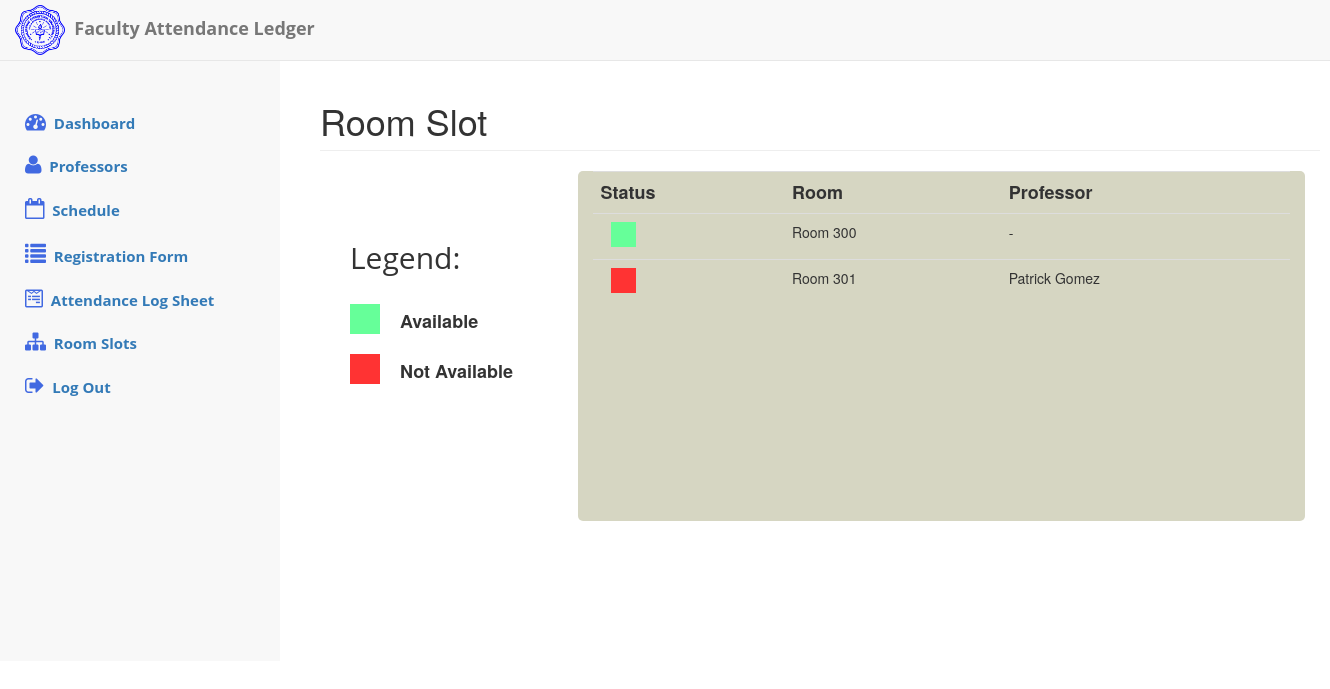
Page /rooms.php (signed in) on the earlier database version.
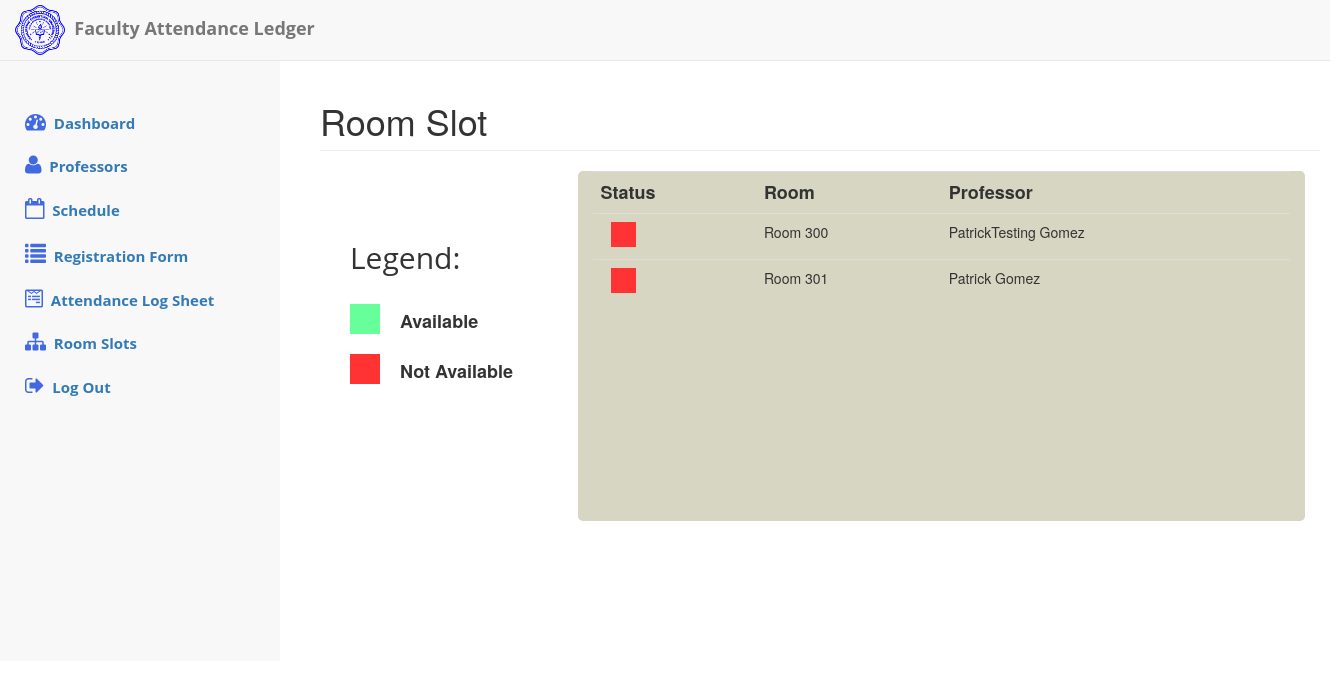
Same page on the later database version.
### tables this page shows
CREATE TABLE `tbl_room_availability` (
  `room_id` int(11) NOT NULL,
  `room_number` varchar(3) NOT NULL,
  `professor_id` int(11) NOT NULL,
  `is_available` tinyint(1) NOT NULL
);

### rooms.php (the view, shortened to what this page needs)
<?php
require 'connect.php';
$getProfessorNames = "SELECT ".PROFESSOR_ID.",".PROFESSOR_FIRST_NAME.",
".PROFESSOR_LAST_NAME." FROM ".TBL_PROFESSOR." WHERE ".IS_ACTIVE." = 1";
$result = mysqli_query($con, $getProfessorNames);
$professor_names = array();
while($row = mysqli_fetch_assoc($result))
{
    $professor_names[$row[PROFESSOR_ID]] = $row[PROFESSOR_FIRST_NAME].' '.$row[PROFESSOR_LAST_NAME];
}
$retrieveSQL = "SELECT * FROM ".TBL_ROOM_AVAILABILITY."";
$roomavail = mysqli_query($con, $retrieveSQL);
$dataList = '';
while($row = mysqli_fetch_assoc($roomavail))
{
    $dataList .= '<tr>
        <td><div class="legend" style="background-color:'.($row[IS_AVAILABLE] == 1 ? "#66ff99" :  "#ff3333").'"></div></td>
        <td>Room '.(isset($row[ROOM_NUMBER]) ? $row[ROOM_NUMBER] : '').'</td>
        <td>'.($row[PROFESSOR_ID] != 0 ? $professor_names[$row[PROFESSOR_ID]] : '-' ).'</td>
    </tr>';
}
?>
<!DOCTYPE html>
<html lang="en">
<head>
<link rel="stylesheet" type="text/css" href="css/jquery.dataTables.min.css"></link>
<?php include 'headSettings.php';?>
</head>
<body>
<?php include 'headerAndSidebar.php';?>
<div class="dash_page">
    <h1 class="page-header">Room Slot</h1>
        <div class="container" style="width: 1000px;">
            <div class="col-md-3" style="margin-top: 50px;">
                <h2>Legend: </h2> <br>
                <div class="square" style="background-color: #66ff99;"></div>
                <label>Available</label>
                <br>
                <div class="square" style="background-color: #ff3333;"></div>
                <label>Not Available</label>
            </div>
            <div class="col-md-9">
                <table class="table table-responsive">
                    <tr>
                        <th>Status</th>
                        <th>Room</th>
                        <th>Professor</th>
                    </tr>
                    <?php echo $dataList;?>
                </table>
            </div>
        </div>
</div>
</body>
</html>

Differences in the rows shown:
changed tbl_room_availability: is_available 1 → 0 (drawn); professor (not shown) → "PatrickTesting Gomez"; no longer shows "-"
